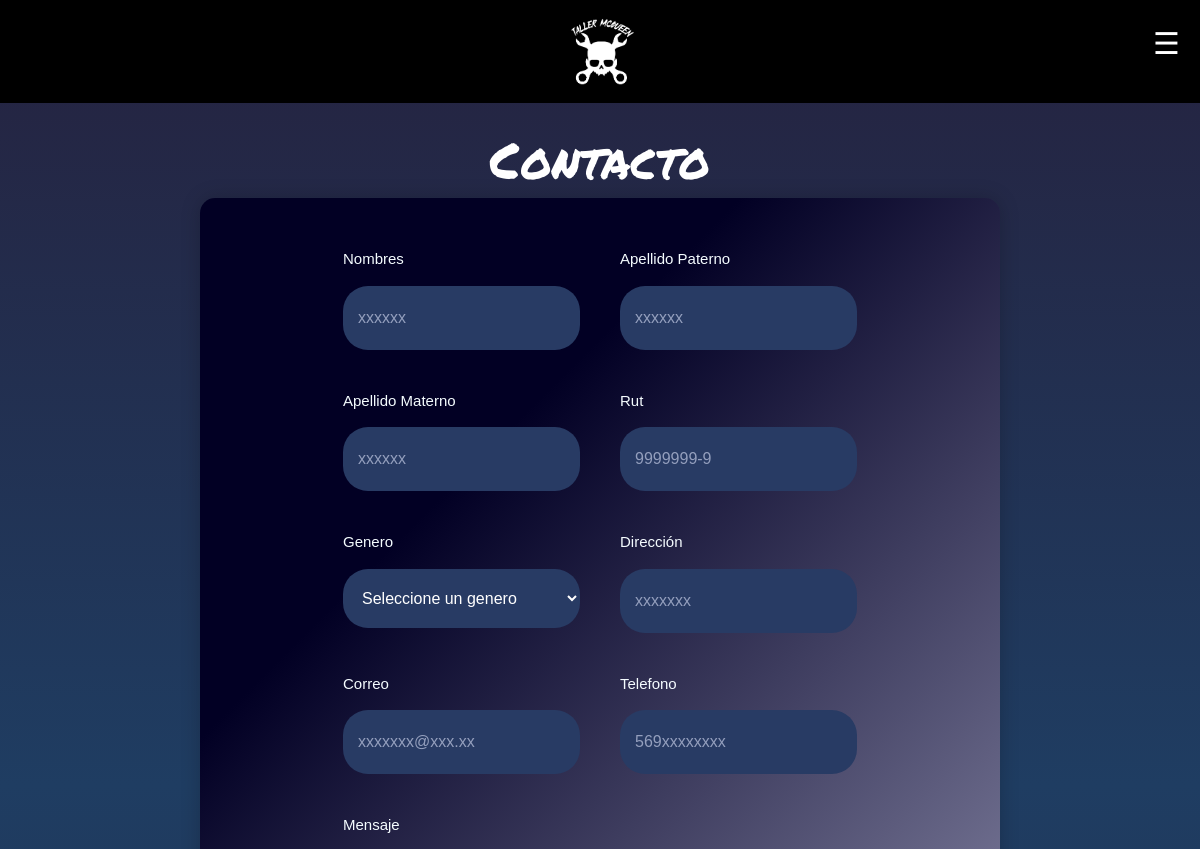
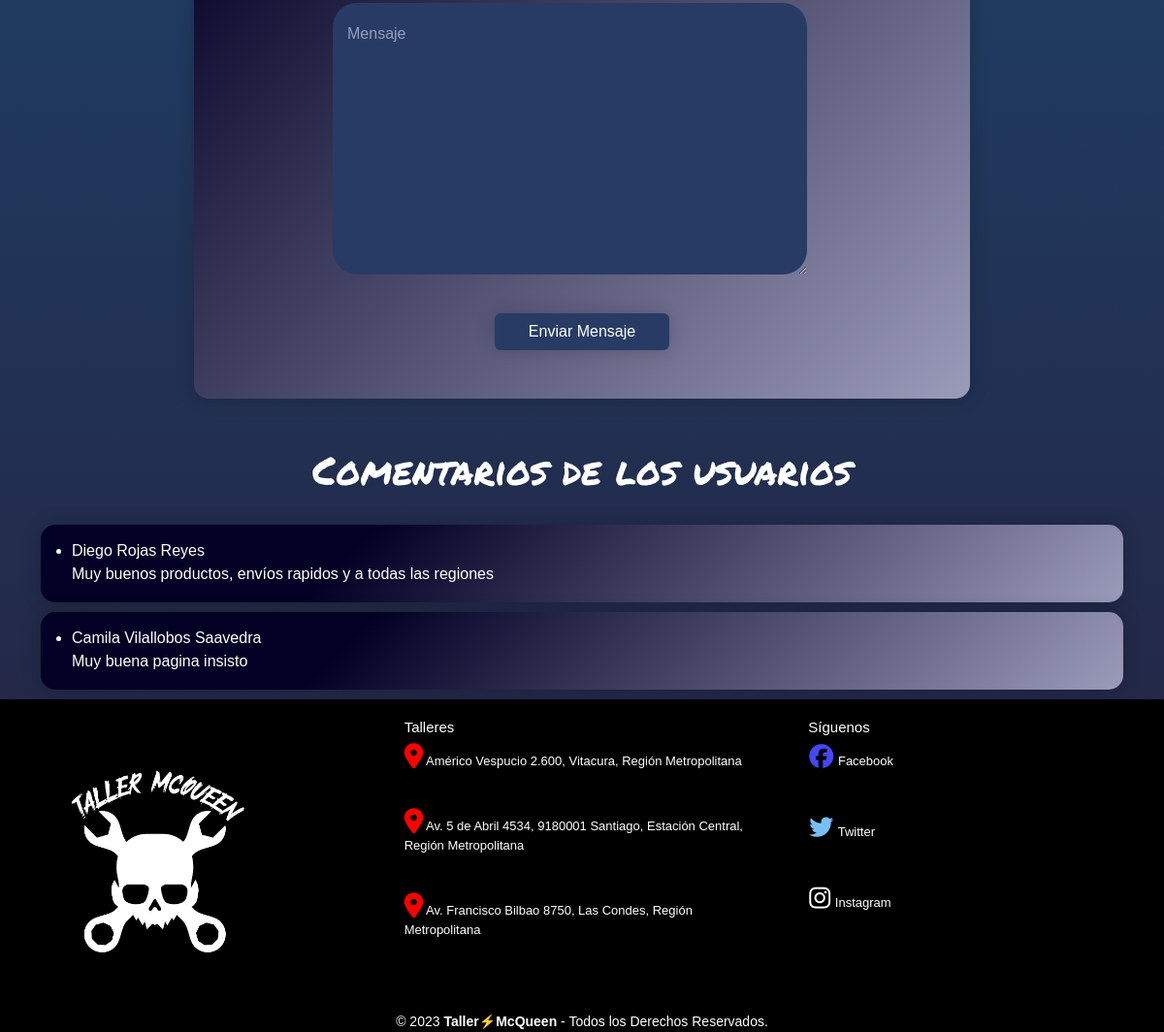
The app's page /mycontacto with its own data (2 pictures, top to bottom).
### productos/models.py (models this page shows, shortened)
class ContactoAdmin(models.Model):
    nombre=models.CharField(max_length=30)
    apellidoP=models.CharField(max_length=30)
    apellidoM=models.CharField(max_length=30)
    rut=models.CharField(max_length=11)
    genero=models.IntegerField(null=False, blank=False,choices=opciones_genero
                               ,default=1)
    direccion=models.CharField(max_length=50)
    email=models.EmailField(max_length=60)
    phone=models.CharField(max_length=11)
    mensaje=models.CharField(max_length=300)

### productos/views.py (the view)
# urls.py: path('mycontacto', views.contacto, name='contacto'),
def contacto(request):
    productos= ContactoAdmin.objects.raw('SELECT * from productos_contactoadmin')
    print(productos)
    context={'productos':productos}
    return render(request, 'productos/contacto.html',context)

### productos/context_processor.py (called while the page is built)
def total_carrito(request):
    total = 0
    if request.user.is_authenticated:
        if "carrito" in request.session.keys():
            for key, value in request.session["carrito"].items():
                total += int(value["acumulado"])
    return {"total_carrito": total}

### productos/templates/productos/contacto.html (shortened to what this page needs)
{% extends 'productos/base.html' %}
{% load static %}
{% block contenido %}
<body id="contacto">
<h1 class="titC" style="padding-top: 130px; font-family: 'Permanent Marker'; font-size: 50px; text-align: center; color: white;">Contacto</h1>
    <div class="formulario">
        <form action="{% url 'registrarComentario' %}" id="formulario" method="POST">{% csrf_token %}
            <div class="form-group" >
                <div class="form-content">
                    <label for="name">Nombres</label>
                    <input type="text" id="name" name="nombre" placeholder="xxxxxx" maxlength="30" minlength="2" pattern="[A-Za-z]+">
                </div>
                <div class="form-content">
                    <label for="apPaterno">Apellido Paterno</label>
                    <input type="text" id="apPaterno" name="apellidoP" placeholder="xxxxxx" maxlength="30" minlength="3" pattern="[A-Za-z]+">
                </div>
                <div class="form-content">
                    <label for="apMaterno">Apellido Materno</label>
                    <input type="text" id="apMaterno" name="apellidoM" placeholder="xxxxxx" maxlength="30" minlength="3" pattern="[A-Za-z]+">
                </div>
                <div class="form-content">
                    <label for="rut">Rut</label>
                    <input type="text" id="rut" name="rut" placeholder="9999999-9" maxlength="10" minlength="9" pattern="[0-9\-]+">
                </div>
                <div class="form-content" id="box-container">
                    <label for="select-box">Genero</label>
                    <select name="genero" id="select-box">
                        <option value="0" selected>Seleccione un genero</option>
                    </select>
                </div>
                <div class="form-content">
                    <label for="direccion">Dirección</label>
                    <input type="text" id="direccion" name="direccion" placeholder="xxxxxxx" maxlength="60" minlength="15">
                </div>
                <div class="form-content">
                    <label for="email">Correo</label>
                    <input type="email" id="email" name="email" placeholder="xxxxxxx@xxx.xx">
                </div>
                <div class="form-content">
                    <label for="phone">Telefono</label>
                    <input type="tel" id="phone" name="phone" placeholder="569xxxxxxxx" pattern="^[0-9]+$" maxlength="11" minlength="11" >
                </div>
                <div class="form-content">
                    <label for="message">Mensaje</label>
                <textarea class="textoo" type="message" id="message" name="mensaje" cols="30" rows="10" placeholder="Mensaje" maxlength="300"></textarea>
                </div>
            </div>
            <div class="form-content" id="">
                <input class="btn" type="submit" name="contact" value="Enviar Mensaje" style="background-color: #283b64; color: white;">
            </div>
        </form>
    </div>
    <div class="container" id="msjusers" style="color: white;">
        <div>
            <h1>Comentarios de los usuarios</h1>
            <br>
            {% for productos in productos %}
            <div id="contenedormsj">
                <ul>
                    <li>{{productos.nombre}} {{productos.apellidoP}} {{productos.apellidoM}}
                    <br>
                    {{productos.mensaje}}
                </ul>
            </div>
            {% endfor %}
        </div>
    </div>
</body>
{% endblock%}

### productos/static/productos/css/stylex.css (style rules this page uses)
* { margin: 0; padding: 0; border: 0; font-size: 100%; vertical-align: baseline; }
body { text-align: center; font-family: sans-serif; min-height: 100vh; }
.container { text-align: center; }
#contacto { font-family: Arial, Helvetica, sans-serif; background: linear-gradient( 180deg, rgba(37,34,63,1) 0%, rgba(31,61,98,1) 50%, rgba(35,40,72,1) 100% ); align-items: center; justify-content: center; min-height: 100vh; }
form { padding: 50px; background: rgb(2, 0, 36); background: linear-gradient( 135deg, rgba(2, 0, 36, 1) 29%, rgba(155, 155,186, 1) 100%, rgba(0, 212, 255,1) 100% ); border-radius: 15px; box-shadow: 0 0 20px rgba(0, 0, 0, 0.2); width: 800px; text-align: left; flex-direction: column; }
.form-group { display: grid; grid-template-columns: repeat(2,1fr); grid-gap: 40px; margin-bottom: 40px; }
.form-content { display: flex; flex-direction: column; }
label { color: #f5fcff; font-size: 15px; margin-bottom: 15px; }
input, textarea { padding: 20px 15px; background-color: #283b64; border: 0; outline: none; border-radius: 25px; color: #f5fcff; font-size: 16px; }
::placeholder { color: #949fbd; font-size: 16px; }
textarea { margin-bottom: 40px; }
.textoo { margin-right: -350px; }
#message { width: 489px; padding:auto; }
.btn { padding: 17px 15px; width: 180px; align-self: center; display: flex; text-transform: capitalize; color: #f5fcff; font-size: 16px; box-shadow: 0 0 20px rgba(0, 0, 0, 0.2); cursor: pointer; }
#select-box { border: none; background-color: #283b64; color: white; font-size: 16px; padding: 20px 15px; border-radius: 25px; }
#select-box option { border-radius: 25px; }
.formulario, form { justify-content: center; align-items: center; display: flex; padding-bottom: 50px; }
#msjusers { font-family: 'Permanent Marker', cursive; }
#contenedormsj { font-family: Arial, Helvetica, sans-serif; background: linear-gradient( 135deg, rgba(2, 0, 36, 1) 29%, rgba(155, 155,186, 1) 100%, rgba(0, 212, 255,1) 100% ); justify-content: left; border-radius: 15px; box-shadow: 0 0 20px rgba(0, 0, 0, 0.2); text-align: left; padding-top: 15px; padding-bottom: 1px; margin-bottom: 10px; }
#carta, ul li, #hint_id_password2, #hint_id_username { color: white; }

### records on screen
ContactoAdmin: nombre "Diego", apellidoP "Rojas", apellidoM "Reyes", mensaje "Muy buenos productos, envíos rapidos y a todas las regiones"
ContactoAdmin: nombre "Camila", apellidoP "Vilallobos", apellidoM "Saavedra", mensaje "Muy buena pagina insisto"
